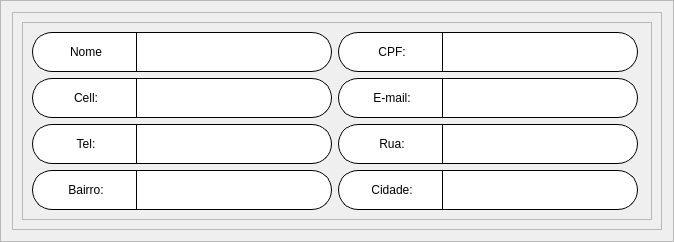
          <widget class="QFrame" name="frame_26">
           <property name="frameShape">
            <enum>QFrame::StyledPanel</enum>
           </property>
           <property name="frameShadow">
            <enum>QFrame::Raised</enum>
           </property>
           <layout class="QGridLayout" name="gridLayout_2">
            <item row="0" column="0">
             <widget class="QFrame" name="frame_11">
              <property name="minimumSize">
               <size>
                <width>650</width>
                <height>198</height>
               </size>
              </property>
              <property name="maximumSize">
               <size>
                <width>400</width>
                <height>300</height>
               </size>
              </property>
              <property name="frameShape">
               <enum>QFrame::StyledPanel</enum>
              </property>
              <property name="frameShadow">
               <enum>QFrame::Raised</enum>
              </property>
              <layout class="QVBoxLayout" name="verticalLayout_2">
               <item>
                <widget class="QFrame" name="frame_9">
                 <property name="frameShape">
                  <enum>QFrame::StyledPanel</enum>
                 </property>
                 <property name="frameShadow">
                  <enum>QFrame::Raised</enum>
                 </property>
                 <layout class="QFormLayout" name="formLayout">
                  <item row="0" column="0">
                   <widget class="QFrame" name="frame_14">
                    <property name="minimumSize">
                     <size>
                      <width>300</width>
                      <height>40</height>
                     </size>
                    </property>
                    <property name="maximumSize">
                     <size>
                      <width>206</width>
                      <height>40</height>
                     </size>
                    </property>
                    <property name="styleSheet">
                     <string notr="true">border: 1px solid black;
border-radius:20px;
background-color: white;</string>
                    </property>
                    <property name="frameShape">
                     <enum>QFrame::StyledPanel</enum>
                    </property>
                    <property name="frameShadow">
                     <enum>QFrame::Raised</enum>
                    </property>
                    <layout class="QHBoxLayout" name="horizontalLayout_7">
                     <property name="topMargin">
                      <number>0</number>
                     </property>
                     <property name="bottomMargin">
                      <number>0</number>
                     </property>
                     <item>
                      <widget class="QLabel" name="label_14">
                       <property name="minimumSize">
                        <size>
                         <width>40</width>
                         <height>20</height>
                        </size>
                       </property>
                       <property name="maximumSize">
                        <size>
                         <width>25</width>
                         <height>20</height>
                        </size>
                       </property>
                       <property name="styleSheet">
                        <string notr="true">border:0px;</string>
                       </property>
                       <property name="text">
                        <string>Nome</string>
                       </property>
                       <property name="alignment">
                        <set>Qt::AlignCenter</set>
                       </property>
                      </widget>
                     </item>
                     <item>
                      <widget class="Line" name="line_5">
                       <property name="minimumSize">
                        <size>
                         <width>0</width>
                         <height>40</height>
                        </size>
                       </property>
                       <property name="maximumSize">
                        <size>
                         <width>1</width>
                         <height>16777215</height>
                        </size>
                       </property>
                       <property name="styleSheet">
                        <string notr="true">margin-top:0px;</string>
                       </property>
                       <property name="orientation">
                        <enum>Qt::Vertical</enum>
                       </property>
                      </widget>
                     </item>
                     <item>
                      <widget class="QLineEdit" name="lineEdit_4">
                       <property name="maximumSize">
                        <size>
                         <width>130</width>
                         <height>16777215</height>
                        </size>
                       </property>
                       <property name="styleSheet">
                        <string notr="true">border: 0px;</string>
                       </property>
                      </widget>
                     </item>
                    </layout>
                   </widget>
                  </item>
                  <item row="3" column="0">
                   <widget class="QFrame" name="frame_17">
                    <property name="minimumSize">
                     <size>
                      <width>300</width>
                      <height>40</height>
                     </size>
                    </property>
                    <property name="maximumSize">
                     <size>
                      <width>206</width>
                      <height>40</height>
                     </size>
                    </property>
                    <property name="styleSheet">
                     <string notr="true">border: 1px solid black;
border-radius:20px;
background-color: white;</string>
                    </property>
                    <property name="frameShape">
                     <enum>QFrame::StyledPanel</enum>
                    </property>
                    <property name="frameShadow">
                     <enum>QFrame::Raised</enum>
                    </property>
                    <layout class="QHBoxLayout" name="horizontalLayout_10">
                     <property name="topMargin">
                      <number>0</number>
                     </property>
                     <property name="bottomMargin">
                      <number>0</number>
                     </property>
                     <item>
                      <widget class="QLabel" name="label_17">
                       <property name="minimumSize">
                        <size>
                         <width>40</width>
                         <height>20</height>
                        </size>
                       </property>
                       <property name="maximumSize">
                        <size>
                         <width>25</width>
                         <height>20</height>
                        </size>
                       </property>
                       <property name="styleSheet">
                        <string notr="true">border:0px;</string>
                       </property>
                       <property name="text">
                        <string>Cell:</string>
                       </property>
                       <property name="alignment">
                        <set>Qt::AlignCenter</set>
                       </property>
                      </widget>
                     </item>
                     <item>
                      <widget class="Line" name="line_8">
                       <property name="minimumSize">
                        <size>
                         <width>0</width>
                         <height>40</height>
                        </size>
                       </property>
                       <property name="maximumSize">
                        <size>
                         <width>1</width>
                         <height>16777215</height>
                        </size>
                       </property>
                       <property name="styleSheet">
                        <string notr="true">margin-top:0px;</string>
                       </property>
                       <property name="orientation">
                        <enum>Qt::Vertical</enum>
                       </property>
                      </widget>
                     </item>
                     <item>
                      <widget class="QLineEdit" name="lineEdit_7">
                       <property name="maximumSize">
                        <size>
                         <width>130</width>
                         <height>16777215</height>
                        </size>
                       </property>
                       <property name="styleSheet">
                        <string notr="true">border: 0px;</string>
                       </property>
                      </widget>
                     </item>
                    </layout>
                   </widget>
                  </item>
                  <item row="4" column="0">
                   <widget class="QFrame" name="frame_18">
                    <property name="minimumSize">
                     <size>
                      <width>300</width>
                      <height>40</height>
                     </size>
                    </property>
                    <property name="maximumSize">
                     <size>
                      <width>206</width>
                      <height>40</height>
                     </size>
                    </property>
                    <property name="styleSheet">
                     <string notr="true">border: 1px solid black;
border-radius:20px;
background-color: white;</string>
                    </property>
                    <property name="frameShape">
                     <enum>QFrame::StyledPanel</enum>
                    </property>
                    <property name="frameShadow">
                     <enum>QFrame::Raised</enum>
                    </property>
                    <layout class="QHBoxLayout" name="horizontalLayout_11">
                     <property name="topMargin">
                      <number>0</number>
                     </property>
                     <property name="bottomMargin">
                      <number>0</number>
                     </property>
                     <item>
                      <widget class="QLabel" name="label_18">
                       <property name="minimumSize">
                        <size>
                         <width>40</width>
                         <height>20</height>
                        </size>
                       </property>
                       <property name="maximumSize">
                        <size>
                         <width>25</width>
                         <height>20</height>
                        </size>
                       </property>
                       <property name="styleSheet">
                        <string notr="true">border:0px;</string>
                       </property>
                       <property name="text">
                        <string>Tel:</string>
                       </property>
                       <property name="alignment">
                        <set>Qt::AlignCenter</set>
                       </property>
                      </widget>
                     </item>
                     <item>
                      <widget class="Line" name="line_9">
                       <property name="minimumSize">
                        <size>
                         <width>0</width>
                         <height>40</height>
                        </size>
                       </property>
                       <property name="maximumSize">
                        <size>
                         <width>1</width>
                         <height>16777215</height>
                        </size>
                       </property>
                       <property name="styleSheet">
                        <string notr="true">margin-top:0px;</string>
                       </property>
                       <property name="orientation">
                        <enum>Qt::Vertical</enum>
                       </property>
                      </widget>
                     </item>
                     <item>
                      <widget class="QLineEdit" name="lineEdit_8">
                       <property name="maximumSize">
                        <size>
                         <width>130</width>
                         <height>16777215</height>
                        </size>
                       </property>
                       <property name="styleSheet">
                        <string notr="true">border: 0px;</string>
                       </property>
                      </widget>
                     </item>
                    </layout>
                   </widget>
                  </item>
                  <item row="6" column="0">
                   <widget class="QFrame" name="frame_20">
                    <property name="minimumSize">
                     <size>
                      <width>300</width>
                      <height>40</height>
                     </size>
                    </property>
                    <property name="maximumSize">
                     <size>
                      <width>206</width>
                      <height>40</height>
                     </size>
                    </property>
                    <property name="styleSheet">
                     <string notr="true">border: 1px solid black;
border-radius:20px;
background-color: white;</string>
                    </property>
                    <property name="frameShape">
                     <enum>QFrame::StyledPanel</enum>
                    </property>
                    <property name="frameShadow">
                     <enum>QFrame::Raised</enum>
                    </property>
                    <layout class="QHBoxLayout" name="horizontalLayout_13">
                     <property name="topMargin">
                      <number>0</number>
                     </property>
                     <property name="bottomMargin">
                      <number>0</number>
                     </property>
                     <item>
                      <widget class="QLabel" name="label_20">
                       <property name="minimumSize">
                        <size>
                         <width>40</width>
                         <height>20</height>
                        </size>
                       </property>
                       <property name="maximumSize">
                        <size>
                         <width>25</width>
                         <height>20</height>
                        </size>
                       </property>
                       <property name="styleSheet">
                        <string notr="true">border:0px;</string>
                       </property>
                       <property name="text">
                        <string>Bairro:</string>
                       </property>
                       <property name="alignment">
                        <set>Qt::AlignCenter</set>
                       </property>
                      </widget>
                     </item>
                     <item>
                      <widget class="Line" name="line_11">
                       <property name="minimumSize">
                        <size>
                         <width>0</width>
                         <height>40</height>
                        </size>
                       </property>
                       <property name="maximumSize">
                        <size>
                         <width>1</width>
                         <height>16777215</height>
                        </size>
                       </property>
                       <property name="styleSheet">
                        <string notr="true">margin-top:0px;</string>
                       </property>
                       <property name="orientation">
                        <enum>Qt::Vertical</enum>
                       </property>
                      </widget>
                     </item>
                     <item>
                      <widget class="QLineEdit" name="lineEdit_10">
                       <property name="maximumSize">
                        <size>
                         <width>130</width>
                         <height>16777215</height>
                        </size>
                       </property>
                       <property name="styleSheet">
                        <string notr="true">border: 0px;</string>
                       </property>
                      </widget>
                     </item>
                    </layout>
                   </widget>
                  </item>
                  <item row="0" column="1">
                   <widget class="QFrame" name="frame_15">
                    <property name="minimumSize">
                     <size>
                      <width>300</width>
                      <height>40</height>
                     </size>
                    </property>
                    <property name="maximumSize">
                     <size>
                      <width>206</width>
                      <height>40</height>
                     </size>
                    </property>
                    <property name="styleSheet">
                     <string notr="true">border: 1px solid black;
border-radius:20px;
background-color: white;</string>
                    </property>
                    <property name="frameShape">
                     <enum>QFrame::StyledPanel</enum>
                    </property>
                    <property name="frameShadow">
                     <enum>QFrame::Raised</enum>
                    </property>
                    <layout class="QHBoxLayout" name="horizontalLayout_8">
                     <property name="topMargin">
                      <number>0</number>
                     </property>
                     <property name="bottomMargin">
                      <number>0</number>
                     </property>
                     <item>
                      <widget class="QLabel" name="label_15">
                       <property name="minimumSize">
                        <size>
                         <width>40</width>
                         <height>20</height>
                        </size>
                       </property>
                       <property name="maximumSize">
                        <size>
                         <width>25</width>
                         <height>20</height>
                        </size>
                       </property>
                       <property name="styleSheet">
                        <string notr="true">border:0px;</string>
                       </property>
                       <property name="text">
                        <string>CPF:</string>
                       </property>
                       <property name="alignment">
                        <set>Qt::AlignCenter</set>
                       </property>
                      </widget>
                     </item>
                     <item>
                      <widget class="Line" name="line_6">
                       <property name="minimumSize">
                        <size>
                         <width>0</width>
                         <height>40</height>
                        </size>
                       </property>
                       <property name="maximumSize">
                        <size>
                         <width>1</width>
                         <height>16777215</height>
                        </size>
                       </property>
                       <property name="styleSheet">
                        <string notr="true">margin-top:0px;</string>
                       </property>
                       <property name="orientation">
                        <enum>Qt::Vertical</enum>
                       </property>
                      </widget>
                     </item>
                     <item>
                      <widget class="QLineEdit" name="lineEdit_5">
                       <property name="maximumSize">
                        <size>
                         <width>130</width>
                         <height>16777215</height>
                        </size>
                       </property>
                       <property name="styleSheet">
                        <string notr="true">border: 0px;</string>
                       </property>
                      </widget>
                     </item>
                    </layout>
                   </widget>
                  </item>
                  <item row="3" column="1">
                   <widget class="QFrame" name="frame_16">
                    <property name="minimumSize">
                     <size>
                      <width>300</width>
                      <height>40</height>
                     </size>
                    </property>
                    <property name="maximumSize">
                     <size>
                      <width>206</width>
                      <height>40</height>
                     </size>
                    </property>
                    <property name="styleSheet">
                     <string notr="true">border: 1px solid black;
border-radius:20px;
background-color: white;</string>
                    </property>
                    <property name="frameShape">
                     <enum>QFrame::StyledPanel</enum>
                    </property>
                    <property name="frameShadow">
                     <enum>QFrame::Raised</enum>
                    </property>
                    <layout class="QHBoxLayout" name="horizontalLayout_9">
                     <property name="topMargin">
                      <number>0</number>
                     </property>
                     <property name="bottomMargin">
                      <number>0</number>
                     </property>
                     <item>
                      <widget class="QLabel" name="label_16">
                       <property name="minimumSize">
                        <size>
                         <width>40</width>
                         <height>20</height>
                        </size>
                       </property>
                       <property name="maximumSize">
                        <size>
                         <width>25</width>
                         <height>20</height>
                        </size>
                       </property>
                       <property name="styleSheet">
                        <string notr="true">border:0px;</string>
                       </property>
                       <property name="text">
                        <string>E-mail:</string>
                       </property>
                       <property name="alignment">
                        <set>Qt::AlignCenter</set>
                       </property>
                      </widget>
                     </item>
                     <item>
                      <widget class="Line" name="line_7">
                       <property name="minimumSize">
                        <size>
                         <width>0</width>
                         <height>40</height>
                        </size>
                       </property>
                       <property name="maximumSize">
                        <size>
                         <width>1</width>
                         <height>16777215</height>
                        </size>
                       </property>
                       <property name="styleSheet">
                        <string notr="true">margin-top:0px;</string>
                       </property>
                       <property name="orientation">
                        <enum>Qt::Vertical</enum>
                       </property>
                      </widget>
                     </item>
                     <item>
                      <widget class="QLineEdit" name="lineEdit_6">
                       <property name="maximumSize">
                        <size>
                         <width>130</width>
                         <height>16777215</height>
                        </size>
                       </property>
                       <property name="styleSheet">
                        <string notr="true">border: 0px;</string>
                       </property>
                      </widget>
                     </item>
                    </layout>
                   </widget>
                  </item>
                  <item row="4" column="1">
                   <widget class="QFrame" name="frame_19">
                    <property name="minimumSize">
                     <size>
                      <width>300</width>
                      <height>40</height>
                     </size>
                    </property>
                    <property name="maximumSize">
                     <size>
                      <width>206</width>
                      <height>40</height>
                     </size>
                    </property>
                    <property name="styleSheet">
                     <string notr="true">border: 1px solid black;
border-radius:20px;
background-color: white;</string>
                    </property>
                    <property name="frameShape">
                     <enum>QFrame::StyledPanel</enum>
                    </property>
                    <property name="frameShadow">
                     <enum>QFrame::Raised</enum>
                    </property>
                    <layout class="QHBoxLayout" name="horizontalLayout_12">
                     <property name="topMargin">
                      <number>0</number>
                     </property>
                     <property name="bottomMargin">
                      <number>0</number>
                     </property>
                     <item>
                      <widget class="QLabel" name="label_19">
                       <property name="minimumSize">
                        <size>
                         <width>40</width>
                         <height>20</height>
                        </size>
                       </property>
                       <property name="maximumSize">
                        <size>
                         <width>25</width>
                         <height>20</height>
                        </size>
                       </property>
                       <property name="styleSheet">
                        <string notr="true">border:0px;</string>
                       </property>
                       <property name="text">
                        <string>Rua:</string>
                       </property>
                       <property name="alignment">
                        <set>Qt::AlignCenter</set>
                       </property>
                      </widget>
                     </item>
                     <item>
                      <widget class="Line" name="line_10">
                       <property name="minimumSize">
                        <size>
                         <width>0</width>
                         <height>40</height>
                        </size>
                       </property>
                       <property name="maximumSize">
                        <size>
                         <width>1</width>
                         <height>16777215</height>
                        </size>
                       </property>
                       <property name="styleSheet">
                        <string notr="true">margin-top:0px;</string>
                       </property>
                       <property name="orientation">
                        <enum>Qt::Vertical</enum>
                       </property>
                      </widget>
                     </item>
                     <item>
                      <widget class="QLineEdit" name="lineEdit_9">
                       <property name="maximumSize">
                        <size>
                         <width>130</width>
                         <height>16777215</height>
                        </size>
                       </property>
                       <property name="styleSheet">
                        <string notr="true">border: 0px;</string>
                       </property>
                      </widget>
                     </item>
                    </layout>
                   </widget>
                  </item>
                  <item row="6" column="1">
                   <widget class="QFrame" name="frame_21">
                    <property name="minimumSize">
                     <size>
                      <width>300</width>
                      <height>40</height>
                     </size>
                    </property>
                    <property name="maximumSize">
                     <size>
                      <width>206</width>
                      <height>40</height>
                     </size>
                    </property>
                    <property name="styleSheet">
                     <string notr="true">border: 1px solid black;
border-radius:20px;
background-color: white;</string>
                    </property>
                    <property name="frameShape">
                     <enum>QFrame::StyledPanel</enum>
                    </property>
                    <property name="frameShadow">
                     <enum>QFrame::Raised</enum>
                    </property>
                    <layout class="QHBoxLayout" name="horizontalLayout_14">
                     <property name="topMargin">
                      <number>0</number>
                     </property>
                     <property name="bottomMargin">
                      <number>0</number>
                     </property>
                     <item>
                      <widget class="QLabel" name="label_21">
                       <property name="minimumSize">
                        <size>
                         <width>40</width>
                         <height>20</height>
                        </size>
                       </property>
                       <property name="maximumSize">
                        <size>
                         <width>25</width>
                         <height>20</height>
                        </size>
                       </property>
                       <property name="styleSheet">
                        <string notr="true">border:0px;</string>
                       </property>
                       <property name="text">
                        <string>Cidade:</string>
                       </property>
                       <property name="alignment">
                        <set>Qt::AlignCenter</set>
                       </property>
                      </widget>
                     </item>
                     <item>
                      <widget class="Line" name="line_12">
                       <property name="minimumSize">
                        <size>
                         <width>0</width>
                         <height>40</height>
                        </size>
                       </property>
                       <property name="maximumSize">
                        <size>
                         <width>1</width>
                         <height>16777215</height>
                        </size>
                       </property>
                       <property name="styleSheet">
                        <string notr="true">margin-top:0px;</string>
                       </property>
                       <property name="orientation">
                        <enum>Qt::Vertical</enum>
                       </property>
                      </widget>
                     </item>
                     <item>
                      <widget class="QLineEdit" name="lineEdit_11">
                       <property name="maximumSize">
                        <size>
                         <width>130</width>
                         <height>16777215</height>
                        </size>
                       </property>
                       <property name="styleSheet">
                        <string notr="true">border: 0px;</string>
                       </property>
                      </widget>
                     </item>
                    </layout>
                   </widget>
                  </item>
                 </layout>
                </widget>
               </item>
              </layout>
             </widget>
            </item>
           </layout>
          </widget>
